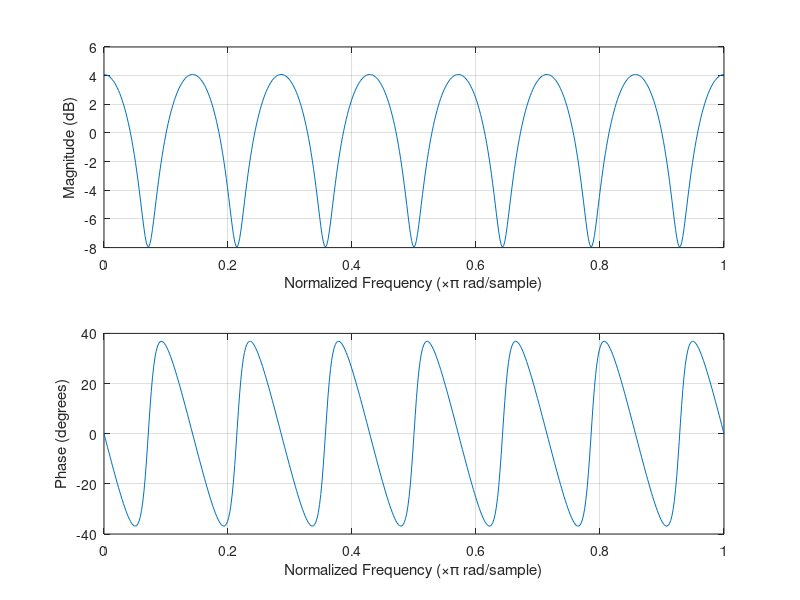

MATLAB code to generate this figure: (Note: this script raises an error after producing the figure.)
%% Problem 2 

%2.1.1
clear all;
close all;
clc;

% constants are defined
alpha=0.6;
fs=441;
delay_samples=round(0.03*fs);

% num and den of filter defined
num=[1;zeros(delay_samples,1);alpha];
den=[1;zeros(delay_samples,1);0];

% Freq response
figure(1)
freqz(num,den)

% Impulse response
[s1 s2]=impz(num,den)
fvtool(num,den);

% Sound bit imported
path_2_wav = ['..', filesep, 'HandsOn1_Sounds', filesep];    % the path to the data
fname1 = 'lecture01_demo_aliasing_mini-me_short_16bits.wav';  
[signal, fs_y] = audioread([path_2_wav, fname1]);
%sound(signal, fs_y, 16);

% Design a time vector with the same length as the sound vector
t=0:1/fs_y:length(signal)/(fs_y)-1/fs_y;

%Filtered signal
filtered_signal=filter(num,den,signal);

% plot of sound signal and filtered sound signal
figure(3)
plot(t, signal)
hold on;
plot(t,filtered_signal)
legend('signal', 'filtered signal')
xlim([10 10.1])
title('0.03 ms delay')


%Sound of filtered signal
%sound(filtered_signal, fs_y, 16);


%% 2.1.2

clear all;
close all;
clc;

%constants defined
alpha=0.6;
fs=441;
delay_samples=round(0.03*fs);

% num and den of transfer function
num=[1;zeros(delay_samples,1);0];
den=[1;zeros(delay_samples,1);alpha];

% Freq response
figure(1)
freqz(num,den, [], 441)

% Impulse response
[s1 s2]=impz(num,den)
fvtool(num,den)

% Sound bit imported
path_2_wav = ['..', filesep, 'HandsOn1_Sounds', filesep];    % the path to the data
fname1 = 'lecture01_demo_aliasing_mini-me_short_16bits.wav';  
[signal, fs_y] = audioread([path_2_wav, fname1]);
%sound(signal, fs_y, 16);

% Design a time vector of equal length as the sound signal 
t=0:1/fs_y:length(signal)/(fs_y)-1/fs_y;

%Filtered sound signal
filtered_signal=filter(num,den,signal);

% Display sound signal
figure(3)
plot(t, signal)
hold on;
plot(t,filtered_signal)
legend('signal', 'filtered signal')
xlim([10 12])
title('0.2 ms delay')

%sound(filtered_signal, fs_y, 16);
